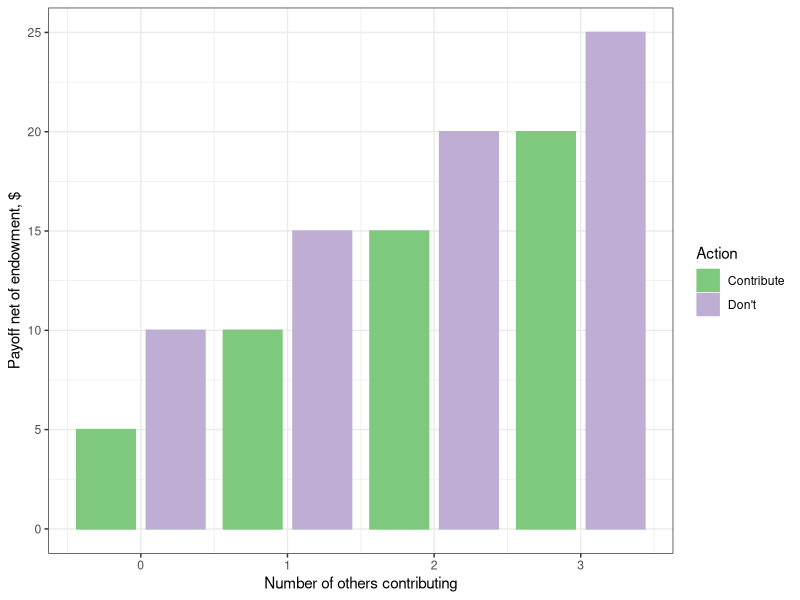
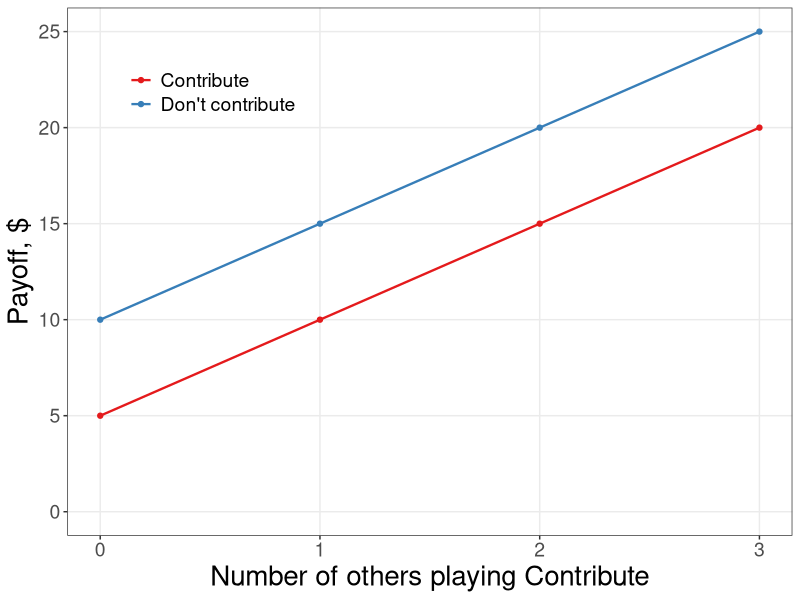
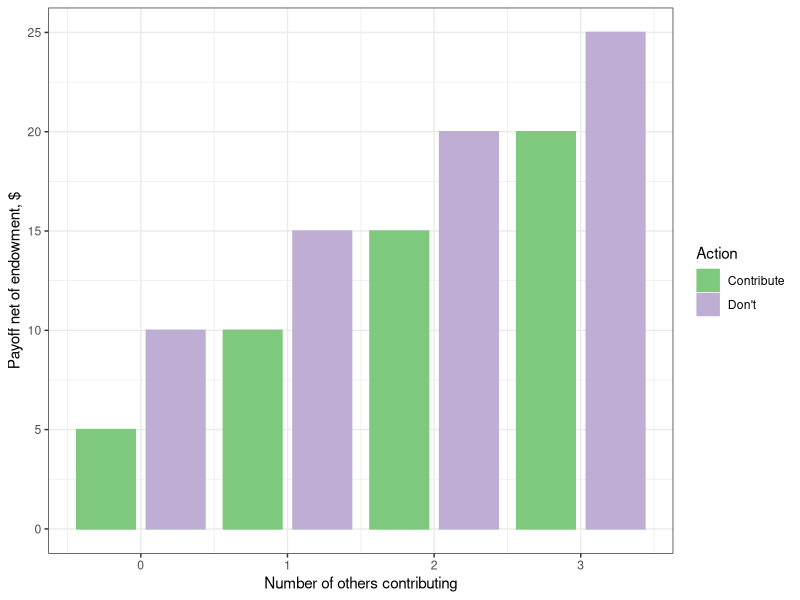
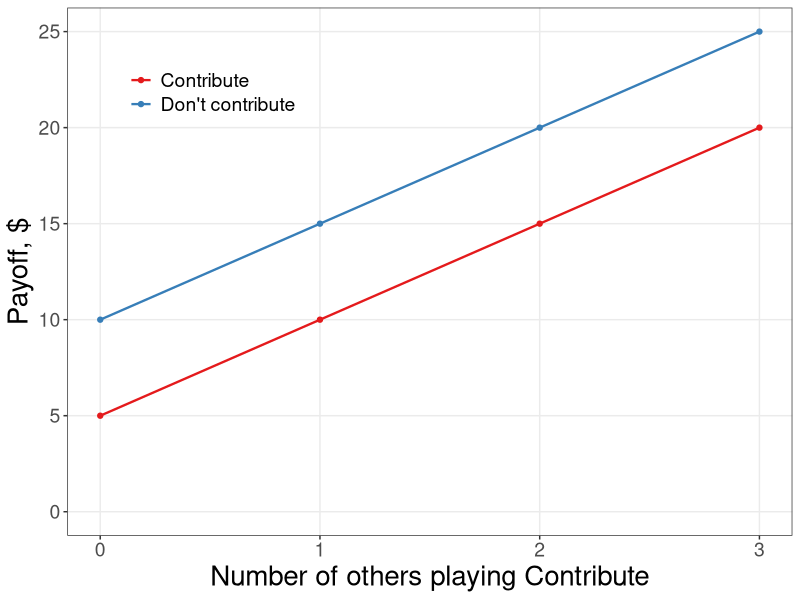

Reproduce these figures in R, in order.
library(tidyverse)
contribute <- seq(5,20,5)
dont <- seq(10,25,5)
df <- tibble(contribute, dont)
df2 <- df %>% gather(action, payoff)
df2 <- df2 %>% mutate(action = factor(action),
                      others = rep(seq(0,3,1),2))
vcmplot <- 
  df2 %>% 
  ggplot(aes(x = others, y = payoff, group = action, color = action, fill = action)) + 
  geom_bar(stat = "identity", width = 0.8, position = position_dodge(width = 0.95)) + 
  xlab("Number of others contributing") + 
  ylab("Payoff net of endowment, $") + 
  scale_fill_brewer(type = "qual", 
                    palette = "Accent",
                    name = "Action", 
                    breaks = c("contribute", "dont"), 
                    labels = c("Contribute", "Don't")) + 
  scale_color_brewer(type = "qual", 
                     palette = "Accent",
                     name = "Action", 
                     breaks = c("contribute", "dont"), 
                     labels = c("Contribute", "Don't")) +
  theme_bw()
vcmplot
ggsave("people/nplayer_vcm.pdf", vcmplot , width = 6, height = 4)
  
vcmlines <- 
  df2 %>% 
  ggplot(aes(x = others, y = payoff, group = action, color = action, fill = action)) + 
  geom_line(lwd = 0.8) + 
  geom_point() + 
  #geom_hline(yintercept = 0, color = "black") +
  xlab("Number of others playing Contribute") + 
  ylab("Payoff, $") + 
  ylim(0,25) + 
  scale_fill_brewer(type = "qual", 
                    palette = "Set1",
                    name = "Action", 
                    breaks = c("contribute", "dont"), 
                    labels = c("Contribute", "Don't contribute")) + 
  scale_color_brewer(type = "qual", 
                     palette = "Set1",
                     name = "Action", 
                     breaks = c("contribute", "dont"), 
                     labels = c("Contribute", "Don't contribute")) +
  theme_bw() + 
  theme(panel.grid.minor = element_blank(),
        axis.title = element_text(size = 20),
        axis.text = element_text(size = 14),
        legend.title = element_blank(),
        legend.position = c(0.2, 0.84),
        legend.text = element_text(size = 14),
        axis.text.y.right = element_text(margin = unit(c(5, 5, 5, 1), "mm")))
  
  
vcmlines
ggsave("people/nplayer_vcm_lines.pdf", vcmlines , width = 6, height = 4)
